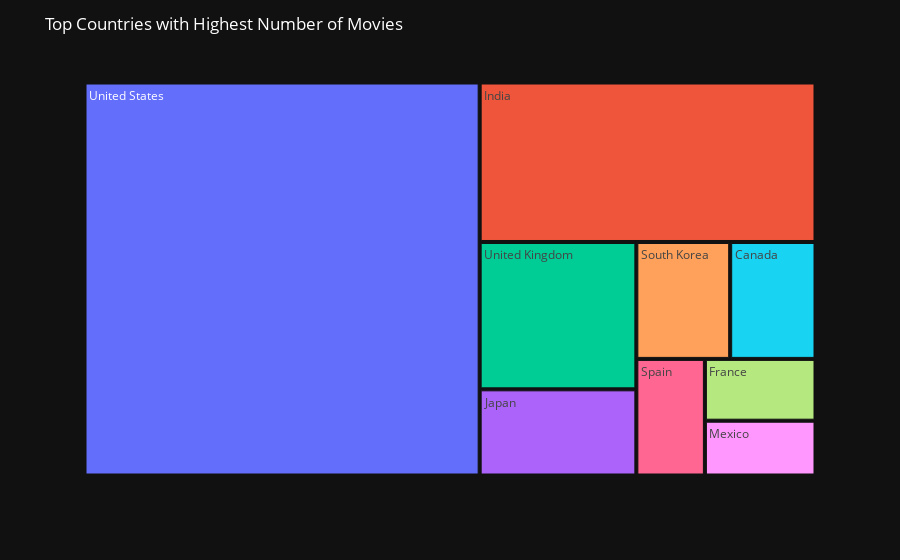

The notebook cell this image was saved under:
### Markdown cell above
#### Top Countries

### Code cell
top_countries = data['country'].value_counts().head(10)

fig = px.treemap(names=top_countries.index, parents=["" for _ in top_countries.index], values=top_countries.values)

fig.update_layout(
    plot_bgcolor='rgb(17, 17, 17)',  
    paper_bgcolor='rgb(17, 17, 17)', 
    font_color='white',  
    title='Top Countries with Highest Number of Movies',
)
fig.show()

### Figure 1 — Plotly figure (JSON) as saved in the notebook; plotly's stock layout.template omitted (floating-point values rounded to 4 significant figures)
{"data": [{"domain": {"x": [0, 1], "y": [0, 1]}, "hovertemplate": "label=%{label}<br>value=%{value}<br>parent=%{parent}<extra></extra>", "labels": ["United States", "India", "", "United Kingdom", "Japan", "South Korea", "Canada", "Spain", "France", "Mexico"], "name": "", "parents": ["", "", "", "", "", "", "", "", "", ""], "type": "treemap", "values": [2818, 972, 831, 419, 245, 199, 181, 145, 124, 110]}], "layout": {"font": {"color": "white"}, "legend": {"tracegroupgap": 0}, "margin": {"t": 60}, "paper_bgcolor": "rgb(17, 17, 17)", "plot_bgcolor": "rgb(17, 17, 17)", "title": {"text": "Top Countries with Highest Number of Movies"}}}
